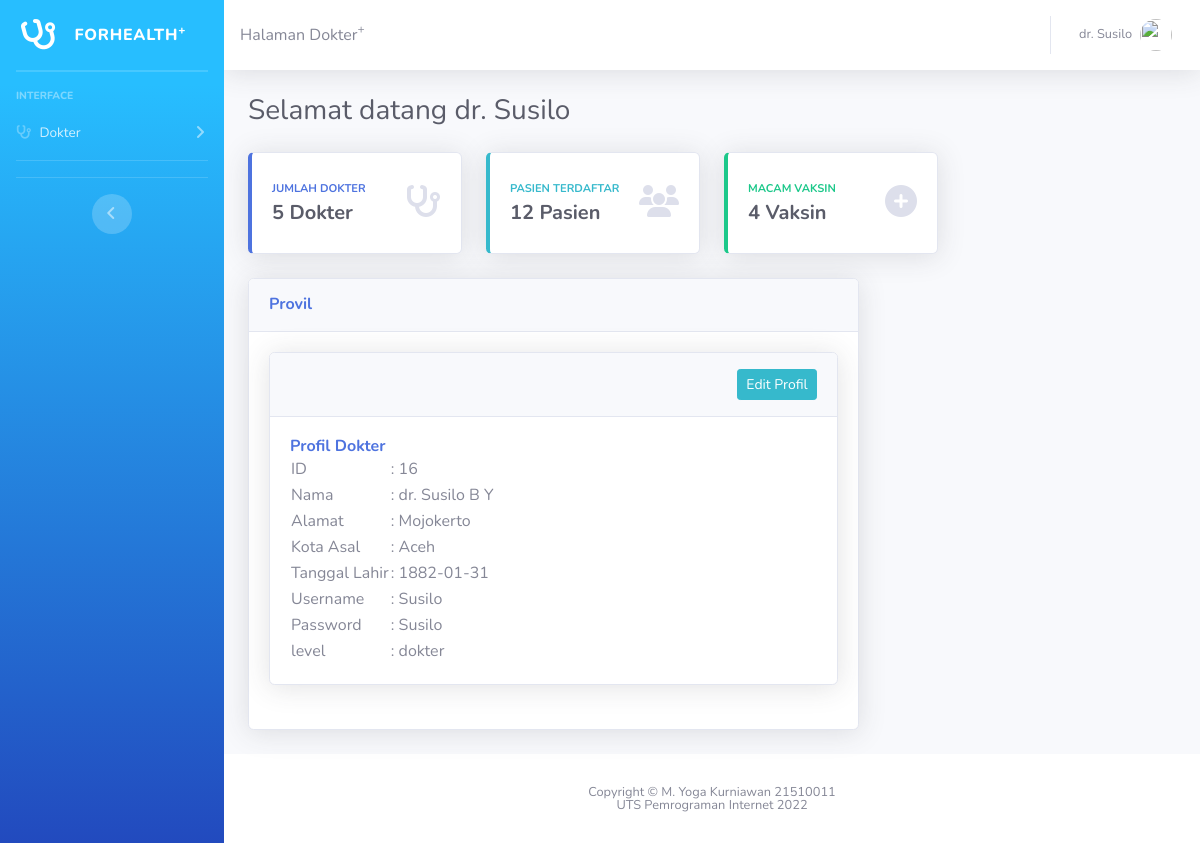
The app's page /halamanD.php (signed in) with its own data.
### tables this page shows
CREATE TABLE `dokter` (
  `idDokter` int(11) NOT NULL,
  `nama` varchar(50) NOT NULL,
  `alamat` text NOT NULL,
  `tLahir` varchar(20) NOT NULL,
  `tgl` date NOT NULL,
  `username` varchar(20) NOT NULL,
  `password` varchar(10) NOT NULL,
  `level` enum('dokter') NOT NULL
);

### halamanD.php (the view, shortened to what this page needs)
<?php
include "connection.php";
?>
<!DOCTYPE html>
<html lang="en">
<head>
    <link href="vendor/fontawesome-free/css/all.min.css" rel="stylesheet" type="text/css">
    <link href="css/sb-admin-2.min.css" rel="stylesheet">
</head>
<body id="page-top">
    <div id="wrapper">
        <ul class="navbar-nav bg-gradient-primary sidebar sidebar-dark accordion" id="accordionSidebar">
            <a class="sidebar-brand d-flex align-items-center justify-content-center" href="halamanD.php">
                <div class="sidebar-brand-icon rotate-n-15">
                    <i class="fas fa-stethoscope"></i>
                </div>
                <div class="sidebar-brand-text mx-3">forHealth<sup>+</sup></div>
            </a>
            <hr class="sidebar-divider my-0">
            <hr class="sidebar-divider">
            <div class="sidebar-heading">
                Interface
            </div>
            <li class="nav-item">
                <a class="nav-link collapsed" href="#" data-toggle="collapse" data-target="#collapseUtilities" aria-expanded="true" aria-controls="collapseUtilities">
                    <i class="fas fa-stethoscope"></i>
                    <span>Dokter</span>
                </a>
            </li>
            <hr class="sidebar-divider">
            <hr class="sidebar-divider d-none d-md-block">
            <div class="text-center d-none d-md-inline">
                <button class="rounded-circle border-0" id="sidebarToggle"></button>
            </div>
        </ul>
        <div id="content-wrapper" class="d-flex flex-column">
            <div id="content">
                <nav class="navbar navbar-expand navbar-light bg-white topbar mb-4 static-top shadow">
                    Halaman Dokter<sup>+</sup>
                    <ul class="navbar-nav ml-auto">
                        <li class="nav-item dropdown no-arrow">
                            <a class="nav-link dropdown-toggle" href="#" id="userDropdown" role="button" data-toggle="dropdown" aria-haspopup="true" aria-expanded="false">
                                <span class="mr-2 d-none d-lg-inline text-gray-600 small"> dr. <?php echo $_SESSION['username']; ?></span>
                                <img class="img-profile rounded-circle" src="img/undraw_profile.svg">
                            </a>
                        </li>
                    </ul>
                </nav>
                <div class="container-fluid">
                    <div class="d-sm-flex align-items-center justify-content-between mb-4">
                        <h1 class="h3 mb-0 text-gray-800">Selamat datang dr. <?php echo $_SESSION['username']; ?></h1>
                    </div>
                    <div class="row">
                        <?php
                        $queryJD = mysqli_query($conn, "SELECT * FROM dokter");
                        $jumlahDokter = mysqli_num_rows($queryJD);
                        ?>
                        <div class="col-xl-3 col-md-6 mb-4">
                            <div class="card border-left-primary shadow h-100 py-2">
                                <div class="card-body">
                                    <div class="row no-gutters align-items-center">
                                        <div class="col mr-2">
                                            <div class="text-xs font-weight-bold text-primary text-uppercase mb-1">
                                                Jumlah Dokter</div>
                                            <div class="h5 mb-0 font-weight-bold text-gray-800">
                                                <?= $jumlahDokter ?> Dokter
                                            </div>
                                        </div>
                                        <div class="col-auto">
                                            <i class="fas fa-stethoscope fa-2x text-gray-300"></i>
                                        </div>
                                    </div>
                                </div>
                            </div>
                        </div>
                        <?php
                        $queryJP = mysqli_query($conn, "SELECT * FROM pasien");
                        $jumlahPasien = mysqli_num_rows($queryJP);
                        ?>
                        <div class="col-xl-3 col-md-6 mb-4">
                            <div class="card border-left-info shadow h-100 py-2">
                                <div class="card-body">
                                    <div class="row no-gutters align-items-center">
                                        <div class="col mr-2">
                                            <div class="text-xs font-weight-bold text-info text-uppercase mb-1">Pasien Terdaftar
                                            </div>
                                            <div class="h5 mb-0 font-weight-bold text-gray-800">
                                                <?= $jumlahPasien ?> Pasien
                                            </div>
                                        </div>
                                        <div class="col-auto">
                                            <i class="fas fa-users fa-2x text-gray-300"></i>
                                        </div>
                                    </div>
                                </div>
                            </div>
                        </div>
                        <?php
                        $queryJV = mysqli_query($conn, "SELECT * FROM vaksin");
                        $jumlahVaksin = mysqli_num_rows($queryJV)
                        ?>
                        <div class="col-xl-3 col-md-6 mb-4">
                            <div class="card border-left-success shadow h-100 py-2">
                                <div class="card-body">
                                    <div class="row no-gutters align-items-center">
                                        <div class="col mr-2">
                                            <div class="text-xs font-weight-bold text-success text-uppercase mb-1">
                                                Macam Vaksin</div>
                                            <div class="h5 mb-0 font-weight-bold text-gray-800">
                                                <?= $jumlahVaksin ?> Vaksin
                                            </div>
                                        </div>
                                        <div class="col-auto">
                                            <i class="fas fa-plus-circle fa-2x text-gray-300"></i>
                                        </div>
                                    </div>
                                </div>
                            </div>
                        </div>
                    </div>
                    <div class="row">
                        <div class="col-xl-8 col-lg-7">
                            <div class="card shadow mb-4">
                                <div class="card-header py-3 d-flex flex-row align-items-center justify-content-between">
                                    <h6 class="m-0 font-weight-bold text-primary">Provil</h6>
                                </div>
                                <div class="card-body">
                                    <?php
                                    $username = $_SESSION['username'];
                                    $sql = "SELECT * FROM dokter WHERE dokter.username = '$username'";
                                    $user = mysqli_query($conn, $sql);
                                    $data = mysqli_fetch_assoc($user);
                                    ?>
                                    <?php
                                    if ($data) :
                                    ?>
                                        <div class="card shadow mb-4">
                                            <div class="card-header py-3">
                                                <button style="float: right;" type="button" class="btn btn-info btn-sm" data-toggle="modal" data-target="#myModal">
                                                    Edit Profil
                                                </button>
                                            </div>
                                            <div class="card-body">
                                                <h6 class="m-0 font-weight-bold text-primary">Profil Dokter</h6>
                                                <table>
                                                    <tr>
                                                        <td>ID</td>
                                                        <td>: <?= $data['idDokter'] ?> </td>
                                                    </tr>
                                                    <tr>
                                                        <td>Nama</td>
                                                        <td>: dr.<?= $data['nama'] ?> </td>
                                                    </tr>
                                                    <tr>
                                                        <td>Alamat</td>
                                                        <td>: <?= $data['alamat'] ?></td>
                                                    </tr>
                                                    <tr>
                                                        <td>Kota Asal</td>
                                                        <td>: <?= $data['tLahir'] ?></td>
                                                    </tr>
                                                    <tr>
                                                        <td>Tanggal Lahir</td>
                                                        <td>: <?= $data['tgl'] ?></td>
                                                    </tr>
                                                    <tr>
                                                        <td>Username</td>
                                                        <td>: <?= $data['username'] ?></td>
                                                    </tr>
                                                    <tr>
                                                        <td>Password</td>
                                                        <td>: <?= $data['password'] ?></td>
                                                    </tr>
                                                    <tr>
                                                        <td>level</td>
                                                        <td>: <?= $data['level'] ?></td>
                                                    </tr>
                                                </table>
                                            </div>
                                        </div>
                                    <?php endif; ?>
                                </div>
                            </div>
                        </div>
                    </div>
                </div>
            </div>
            <footer class="sticky-footer bg-white">
                <div class="container my-auto">
                    <div class="copyright text-center my-auto">
                        <span>Copyright &copy; M. Yoga Kurniawan 21510011</span> <br>
                        <span>UTS Pemrograman Internet 2022</span>
                    </div>
                </div>
            </footer>
        </div>
    </div>
</body>
</html>

### records on screen
dokter: idDokter "16", nama "Susilo B Y", alamat "Mojokerto", tLahir "Aceh", tgl "1882-01-31", username "Susilo", password "Susilo", level "dokter"

### other values on screen
$_SESSION['username'] "Susilo"
$jumlahDokter "5"
$jumlahPasien "12"
$jumlahVaksin "4"
